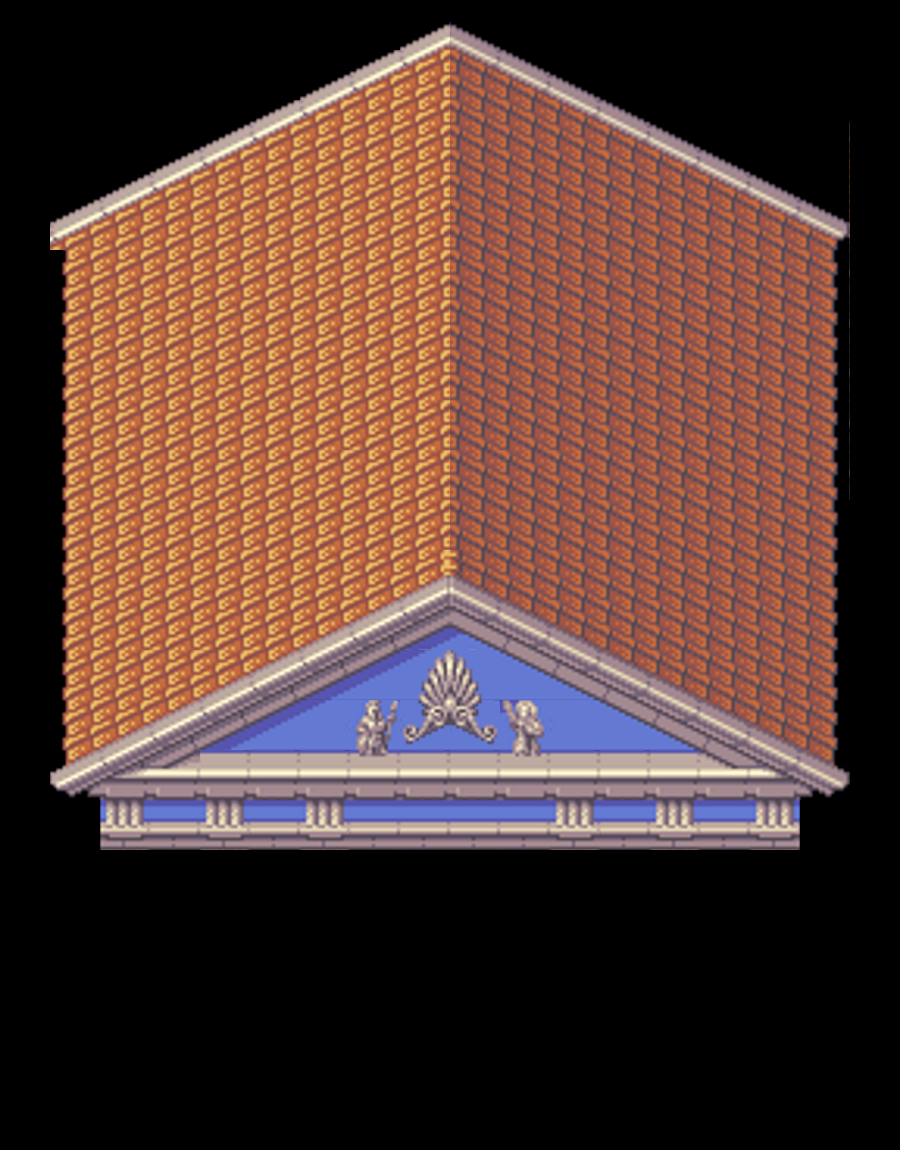

The image is a tile-based game level rendered from a .tmx file. Its description and source (layers, tilesets, objects; grid data summarised) follow:
An orthogonal 18x23 tile map with 50x50 px tiles, 2 tile layers (front, deco).

<map version="1.0" orientation="orthogonal" renderorder="right-down" width="18" height="23" tilewidth="50" tileheight="50" nextobjectid="1">
 <tileset firstgid="1" name="temple" tilewidth="50" tileheight="50" tilecount="3072">
  <image source="temple.png" width="3200" height="2400" />
 </tileset>
 <layer name="front" width="18" height="23">
  <data>[414 cells, 267 non-empty, 123 distinct tile ids]</data>
 </layer>
 <layer name="deco" width="18" height="23">
  <data>[414 cells, 22 non-empty, 17 distinct tile ids]</data>
 </layer>
</map>